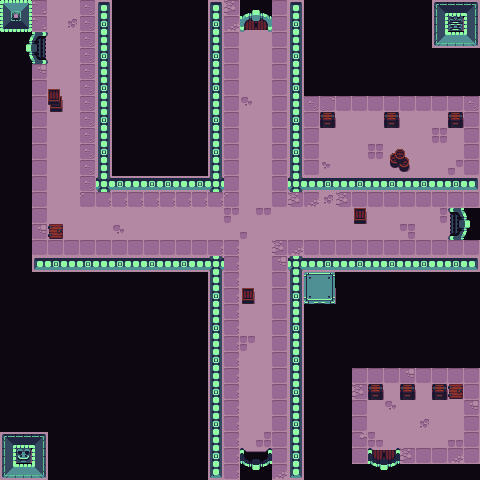

The image is a tile-based game level rendered from a .tmx file. Its description and source (layers, tilesets, objects; grid data summarised) follow:
An orthogonal 30x30 tile map with 16x16 px tiles, 4 tile layers (Background/Floor, Walls, Objectives, Doors).

<map version="1.0" orientation="orthogonal" renderorder="right-down" width="30" height="30" tilewidth="16" tileheight="16" nextobjectid="1">
 <tileset firstgid="1" name="Castle" tilewidth="16" tileheight="16" tilecount="247" columns="19">
  <image source="riddlergametileset.png" width="304" height="208" />
 </tileset>
 <layer name="Background/Floor" width="30" height="30">
  <data>[900 cells, 188 non-empty, 16 distinct tile ids]</data>
 </layer>
 <layer name="Walls" width="30" height="30">
  <data>[900 cells, 706 non-empty, 45 distinct tile ids]</data>
 </layer>
 <layer name="Objectives" width="30" height="30">
  <data>[900 cells, 7 non-empty, 2 distinct tile ids]</data>
 </layer>
 <layer name="Doors" width="30" height="30">
  <data>[900 cells, 20 non-empty, 20 distinct tile ids]</data>
 </layer>
</map>
